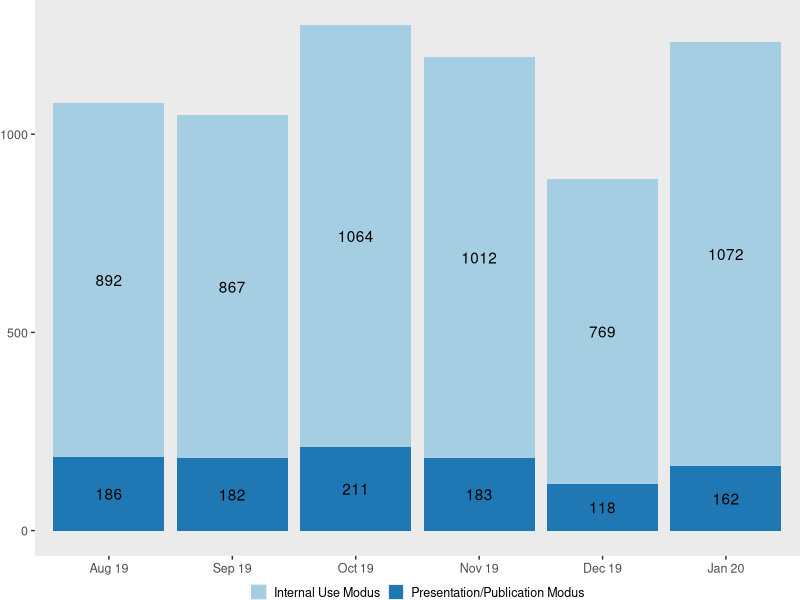
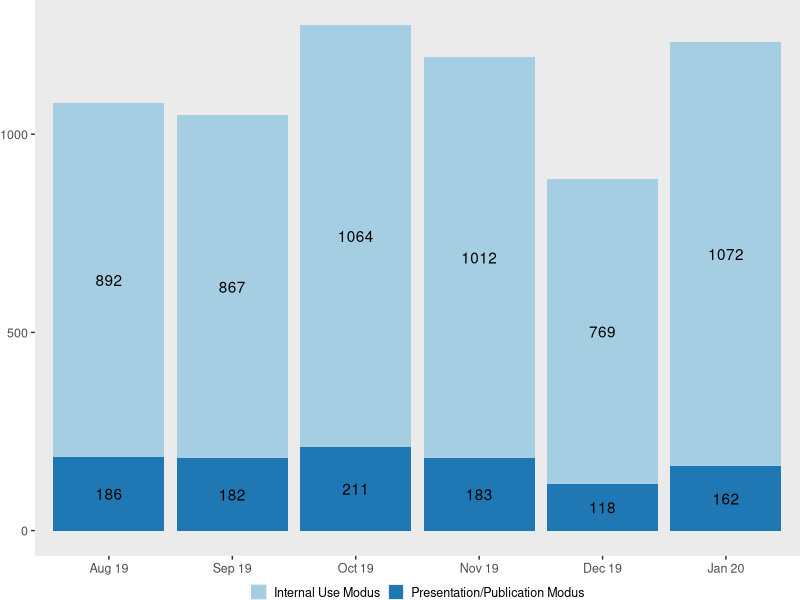
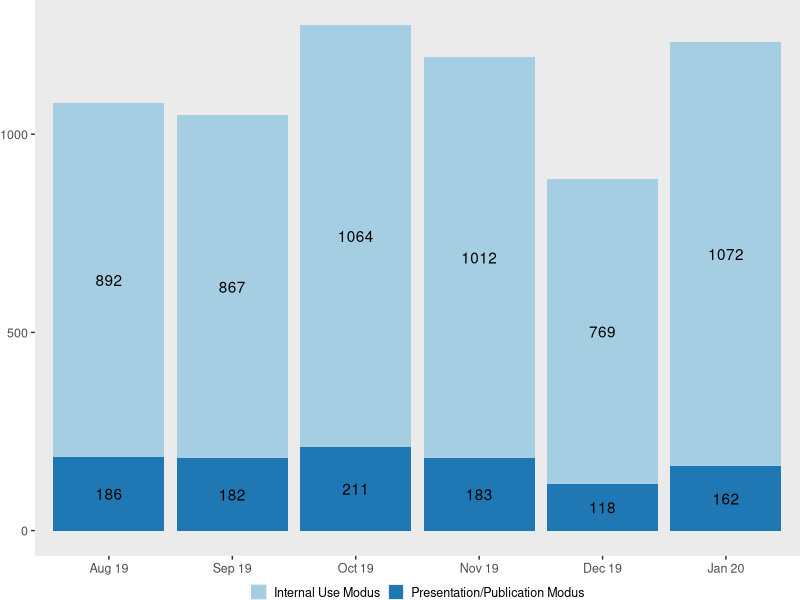
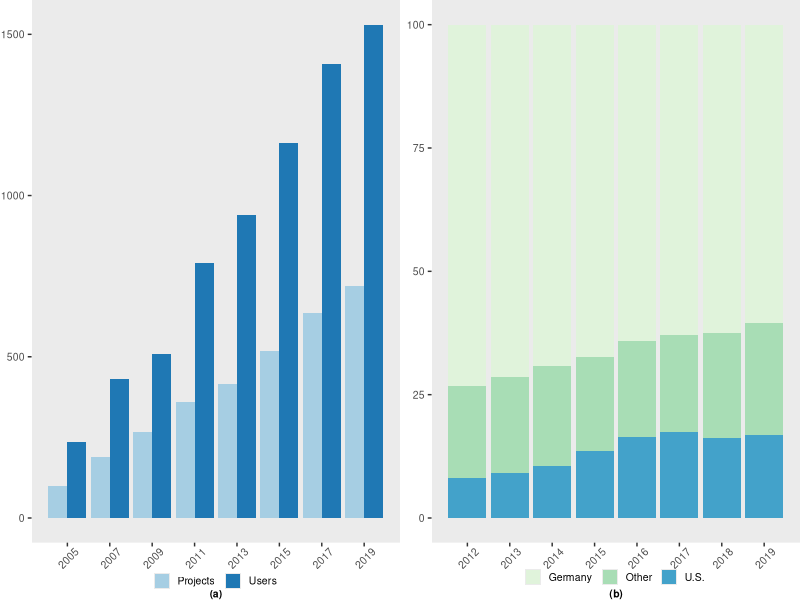
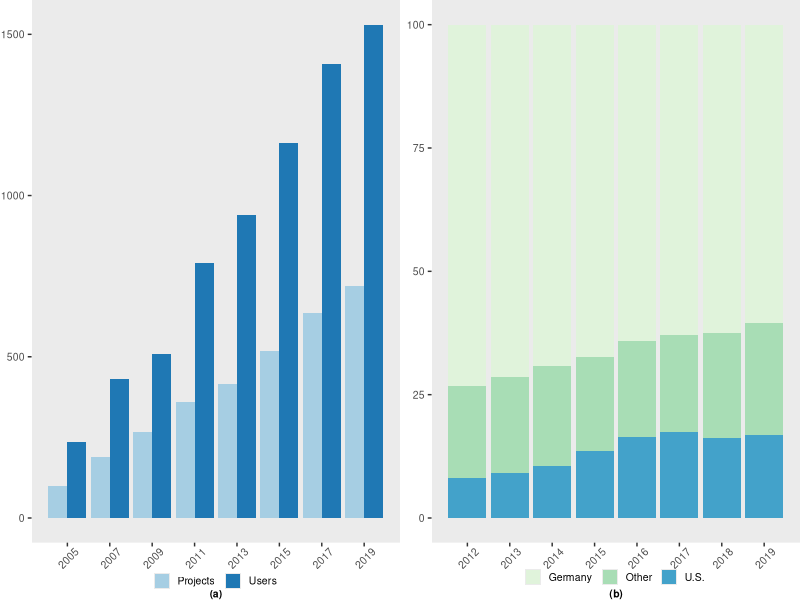
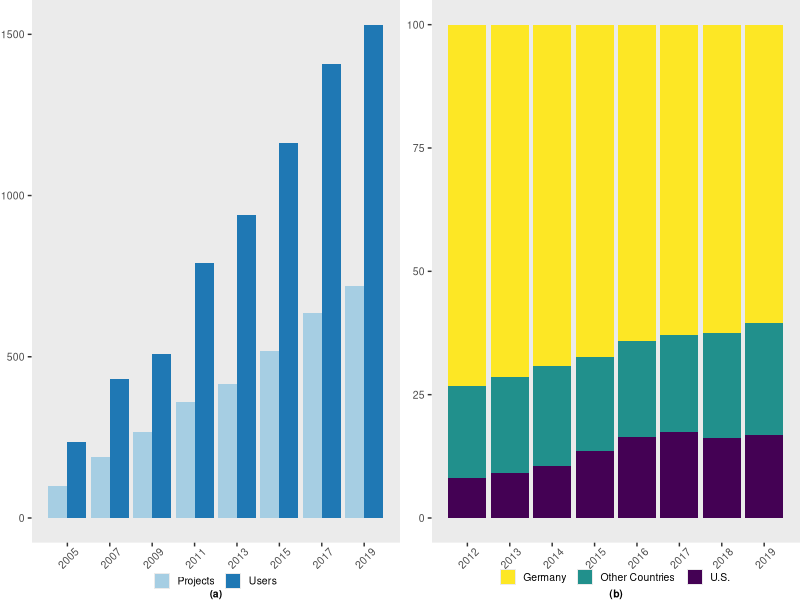
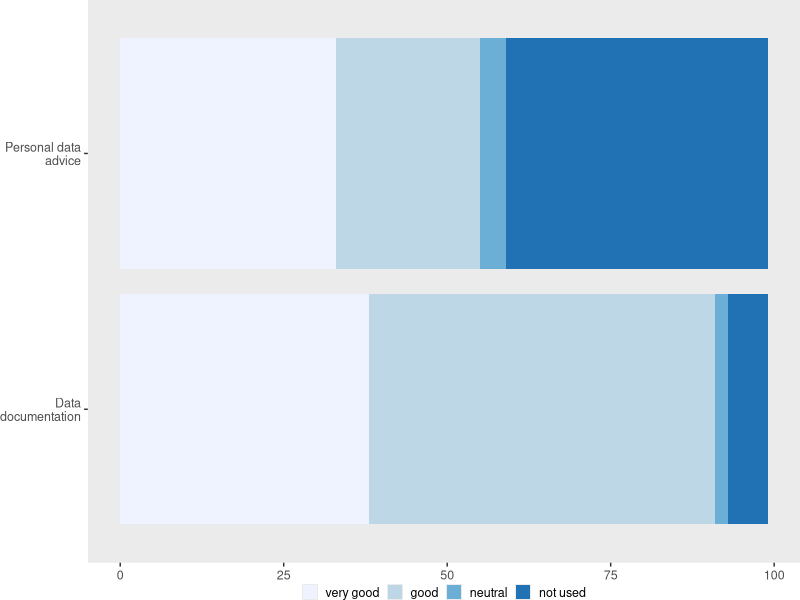
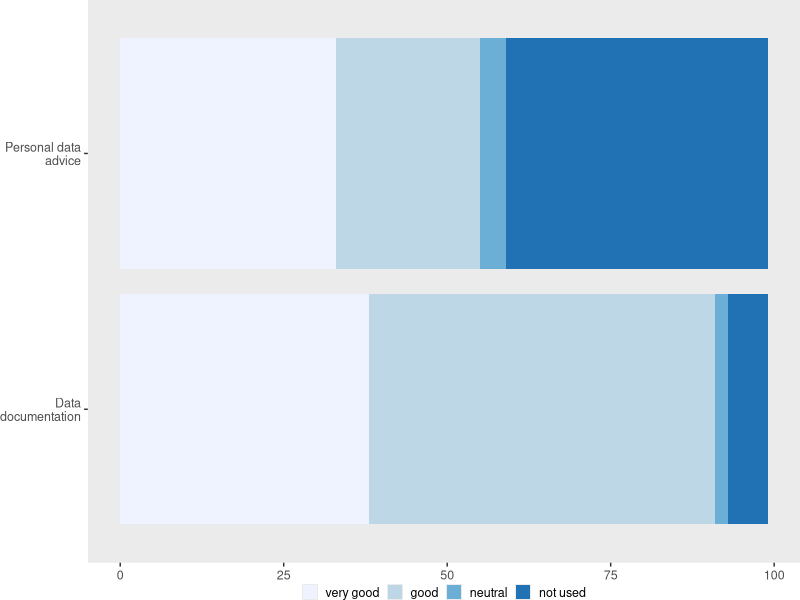

These figures' R source, in order:
# Author: Jim Shen
# Description: This will generate figures for the IAB chapter.
# This program no longer runs when the book is compiled. Past
# testing showed that ggpubr vastly increases the build time 
# for the book. Run this program separately.

library(ggplot2)
library(ggpubr)
library(RColorBrewer)

# Figure 1
iabf1data <- read.csv("./assets/iab/figure1.csv")  # read csv file 

iabf1data$Date <- factor(iabf1data$Date,levels = c("Aug 19", "Sep 19", "Oct 19", "Nov 19", "Dec 19", "Jan 20"))

iabfigure1 <- ggplot(iabf1data, aes(fill=Mode, y=Count, x=Date)) + 
  geom_bar(position="stack", stat="identity") +
  geom_text(aes(label=Count), position = position_stack(vjust=0.5)) +
  scale_fill_brewer(palette = "Paired") +
  theme(axis.title.x=element_blank(),
        axis.title.y=element_blank(),
        legend.title=element_blank(),
        axis.text.x=element_text(size=9),
        axis.text.y=element_text(size=9),
        legend.text=element_text(size=9),
        legend.key.size=unit(.8,"line"),
        panel.grid.major = element_blank(), panel.grid.minor = element_blank(),
        legend.position="bottom",
        legend.margin=margin(c(-10,0,0,0)),
        legend.box.margin=margin(c(5,0,0,0)),
        plot.margin=grid::unit(c(0,0,0,0), "mm"))

iabfigure1
ggsave("./assets/iab/iabfigure1.png", width = 4, height = 2.5, units = "in", dpi=600)
ggsave("./assets/iab/iabfigure1web.png", width=6, height=3.75,units="in",dpi=133)

# ggsave("./figures/iabfigure1.png",iabfigure1,dpi=300)
# pdffile <- "./figures/iabfigure1.pdf"
# if ( ! file.exists(pdffile) ) {
#   ggsave(pdffile,iabfigure1,dpi=pdfdpi)
# }

# Figure 2 - original Figure 2 and Figure 3 combined
iabf2data <- read.csv("./assets/iab/figure2.csv")  # read csv file
iabf3data <- read.csv("./assets/iab/figure3.csv")
iabf3data$Country <- factor(iabf3data$Country,levels = c("Germany","Other Countries","U.S."))

iabfigure2 <- ggplot(iabf2data, aes(fill=Projects, y=Count, x=Year)) + 
  geom_bar(position="dodge", stat="identity") +
  scale_x_continuous(breaks = seq(2005,2019, 2)) +
  scale_fill_brewer(palette = "Paired") +
  labs(caption="(a)") +
  theme(axis.title.x=element_blank(),
        axis.title.y=element_blank(),
        legend.title=element_blank(),
        plot.caption = element_text(size=7.5,margin=margin(c(0,0,0,0)),hjust=.5,face="bold"),
        panel.grid.major = element_blank(), panel.grid.minor = element_blank(),
        axis.text.x=element_text(size=7.5,angle = 45, vjust=.7),
        axis.text.y=element_text(size=7.5),
        legend.text=element_text(size=7.5),
        legend.position="bottom",
        legend.key.size=unit(.8,"line"),
        legend.margin=margin(c(-10,0,0,0)),
        legend.box.margin=margin(c(-3,0,0,0)),
        legend.spacing.x = unit(0.05, 'cm'),
        plot.margin=grid::unit(c(0,0,0,0), "mm")) +
  guides(fill=guide_legend(nrow=1))

iabfigure3 <- ggplot(iabf3data, aes(fill=Country, y=Percentage, x=Year)) + 
  geom_bar(position="stack", stat="identity") +
  scale_x_continuous(breaks = seq(2012,2019, 1)) +
  scale_fill_brewer(labels = c("Germany", "Other", "U.S."), palette = "GnBu") +
  labs(caption="(b)") +
  theme(axis.title.x=element_blank(),
        axis.title.y=element_blank(),
        legend.title=element_blank(),
        plot.caption = element_text(size=7.5,margin=margin(c(0,0,0,0)),hjust=.5,face="bold"),
        panel.grid.major = element_blank(), panel.grid.minor = element_blank(),    
        axis.text.x=element_text(size=7.5,angle = 45, vjust=.7),
        axis.text.y=element_text(size=7.5),
        legend.text=element_text(size=7.5),
        legend.position="bottom",
        legend.direction="vertical",
        legend.key.size=unit(.8,"line"),
        legend.margin=margin(c(-10,0,0,0)),
        legend.box.margin=margin(c(-8,0,0,0)),
        legend.spacing.x = unit(0.05, 'cm'),
        plot.margin=grid::unit(c(0,0,0,0), "mm")) + 
  guides(fill=guide_legend(nrow=1))

iabfigure23<-ggarrange(iabfigure2, iabfigure3, ncol=2, nrow=1, align="hv")

#iabfigure23

ggsave("./assets/iab/iabfigure2.png", iabfigure23,width = 4, height = 2.5, units = "in", dpi=600)
ggsave("./assets/iab/iabfigure2web.png", iabfigure23, width = 6, height = 3.75, units = "in", dpi=133)

# Do BW with viridis scale

iabfig3bw <- iabfigure3 + scale_fill_viridis_d(direction=-1) + theme(panel.backgroun = element_rect(fill="transparent"))
iabfig23bw <- ggarrange(iabfigure2, iabfig3bw, ncol=2, nrow=1, align="hv")
ggsave("./assets/iab/iabfigure2bw.pdf", iabfig23bw,width = 4, height = 2.5, units = "in", dpi=600)

# Figure 4

iabf4data <- read.csv("./assets/iab/figure4.csv") 

iabf4data$Rating <- factor(iabf4data$Rating,levels = c("very good","good","neutral","not used"))

iabfigure4 <- ggplot(iabf4data, aes(fill=Rating, y=Percentage, x=Type)) + 
  coord_flip() +
  geom_bar(position = position_stack(reverse = TRUE), stat="identity") +
  scale_fill_brewer(palette = "Blues") +
  scale_x_discrete(labels=c("Data\ndocumentation","Personal data\nadvice"))+
  theme(axis.title.x=element_blank(),
        axis.title.y=element_blank(),
        legend.title=element_blank(),
        axis.text.x=element_text(size=9),
        axis.text.y=element_text(size=9),
        panel.grid.major = element_blank(), panel.grid.minor = element_blank(),    
        legend.text=element_text(size=9),
        legend.key.size=unit(.8,"line"),
        legend.position="bottom",
        legend.margin=margin(c(-10,0,0,0)),
        legend.box.margin=margin(c(0,0,0,0)),
        plot.margin=grid::unit(c(0,0,0,0), "mm"))


ggsave("./assets/iab/iabfigure3.png", width = 4, height = 1.5, units = "in", dpi=600)
ggsave("./assets/iab/iabfigure3web.png", width = 6, height = 2.25, units = "in", dpi=133)



